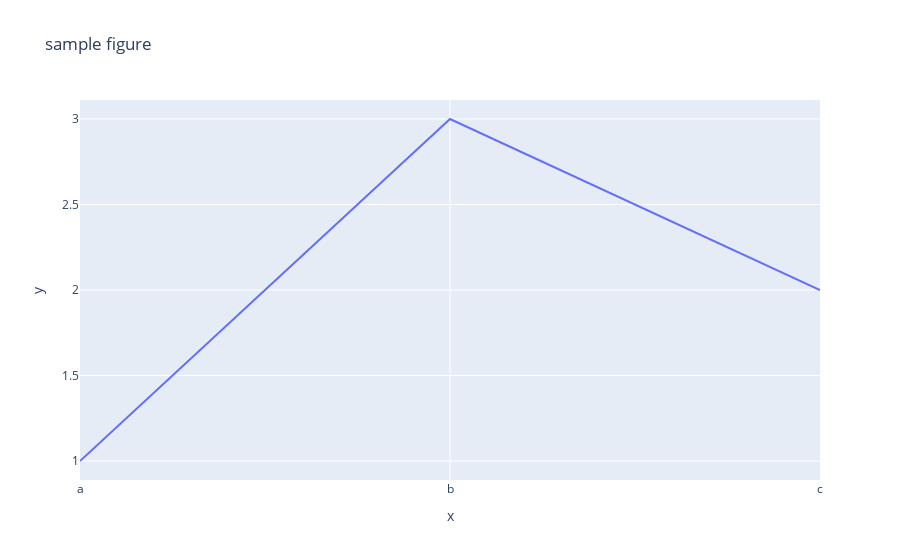
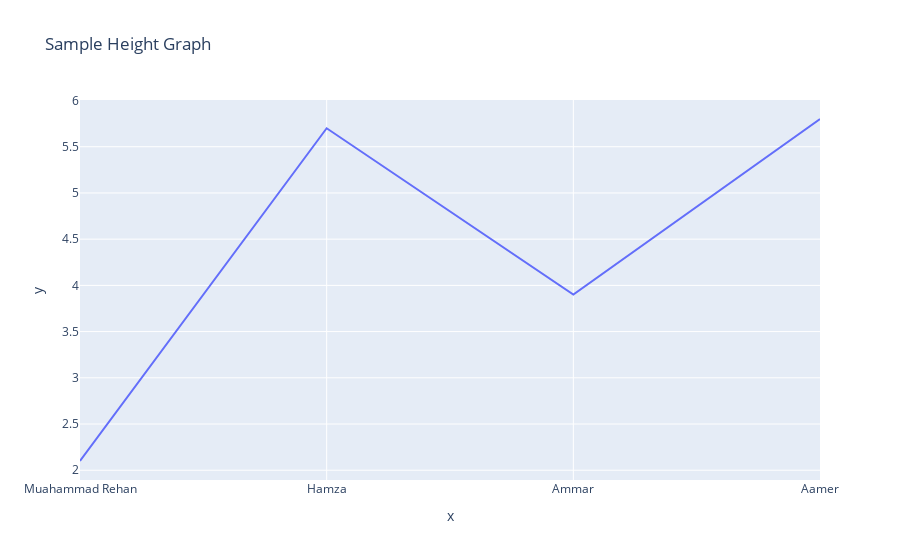
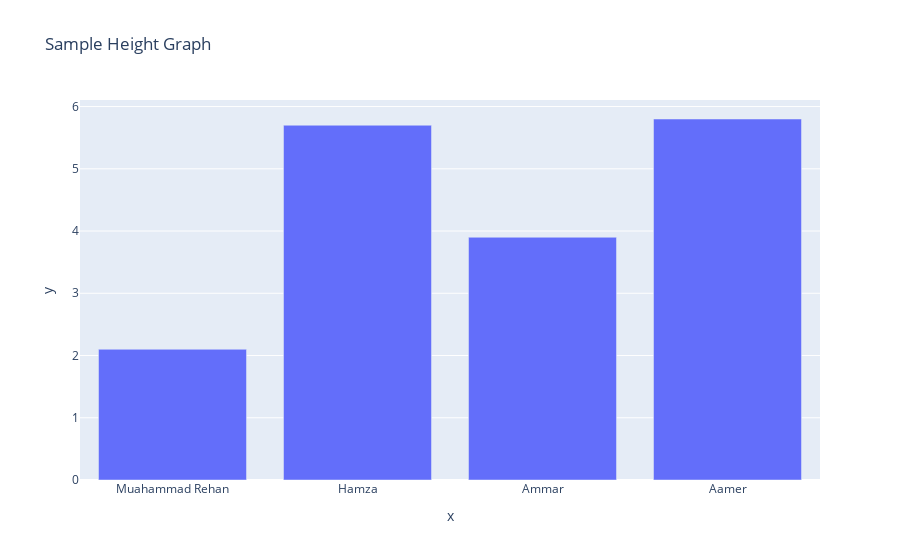

The cell these charts' notebook holds for them, in order:
### Code cell
fig0 = px.line(x=["a","b","c"], y=[1,3,2], title="sample figure")
fig0.show()

height = (2.1 , 5.7 , 3.9 , 5.8)
names = ('Muahammad Rehan' , 'Hamza' , 'Ammar' , 'Aamer')
fig1 = px.line(x = names , y = height , title = "Sample Height Graph")
fig1.show()

fig2 = px.bar(x = names , y = height , title = "Sample Height Graph")
fig2.show()

# Save the plot
pio.orca.config.use_xvfb = False  # Disable xvfb
fig0.write_image("fig0.png", engine="orca")
fig1.write_image("fig1.png", engine="orca")
fig2.write_image("fig2.png", engine="orca")

### Figure 1 — Plotly figure (JSON) as saved in the notebook; plotly's stock layout.template omitted (floating-point values rounded to 4 significant figures)
{"data": [{"hovertemplate": "x=%{x}<br>y=%{y}<extra></extra>", "legendgroup": "", "line": {"color": "#636efa", "dash": "solid"}, "marker": {"symbol": "circle"}, "mode": "lines", "name": "", "orientation": "v", "showlegend": false, "type": "scatter", "x": ["a", "b", "c"], "xaxis": "x", "y": [1, 3, 2], "yaxis": "y"}], "layout": {"legend": {"tracegroupgap": 0}, "title": {"text": "sample figure"}, "xaxis": {"anchor": "y", "domain": [0, 1], "title": {"text": "x"}}, "yaxis": {"anchor": "x", "domain": [0, 1], "title": {"text": "y"}}}}

### Figure 2 — Plotly figure (JSON) as saved in the notebook; plotly's stock layout.template omitted (floating-point values rounded to 4 significant figures)
{"data": [{"hovertemplate": "x=%{x}<br>y=%{y}<extra></extra>", "legendgroup": "", "line": {"color": "#636efa", "dash": "solid"}, "marker": {"symbol": "circle"}, "mode": "lines", "name": "", "orientation": "v", "showlegend": false, "type": "scatter", "x": ["Muahammad Rehan", "Hamza", "Ammar", "Aamer"], "xaxis": "x", "y": [2.1, 5.7, 3.9, 5.8], "yaxis": "y"}], "layout": {"legend": {"tracegroupgap": 0}, "title": {"text": "Sample Height Graph"}, "xaxis": {"anchor": "y", "domain": [0, 1], "title": {"text": "x"}}, "yaxis": {"anchor": "x", "domain": [0, 1], "title": {"text": "y"}}}}

### Figure 3 — Plotly figure (JSON) as saved in the notebook; plotly's stock layout.template omitted (floating-point values rounded to 4 significant figures)
{"data": [{"alignmentgroup": "True", "hovertemplate": "x=%{x}<br>y=%{y}<extra></extra>", "legendgroup": "", "marker": {"color": "#636efa", "pattern": {"shape": ""}}, "name": "", "offsetgroup": "", "orientation": "v", "showlegend": false, "textposition": "auto", "type": "bar", "x": ["Muahammad Rehan", "Hamza", "Ammar", "Aamer"], "xaxis": "x", "y": [2.1, 5.7, 3.9, 5.8], "yaxis": "y"}], "layout": {"barmode": "relative", "legend": {"tracegroupgap": 0}, "title": {"text": "Sample Height Graph"}, "xaxis": {"anchor": "y", "domain": [0, 1], "title": {"text": "x"}}, "yaxis": {"anchor": "x", "domain": [0, 1], "title": {"text": "y"}}}}
